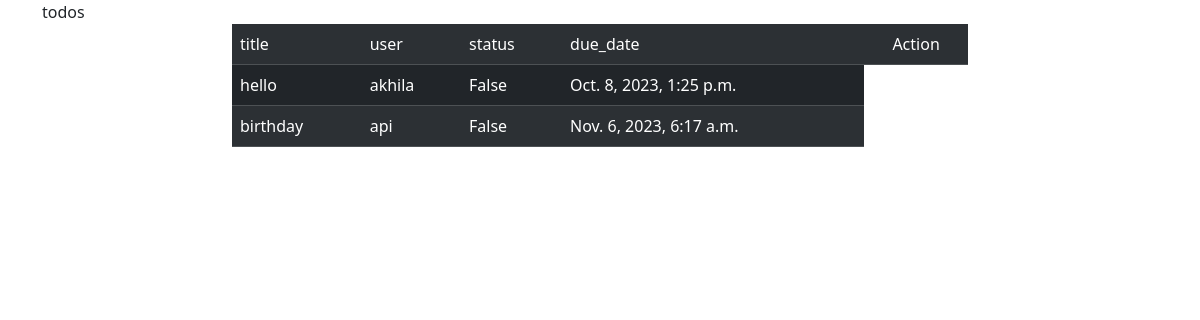
/all/ (signed in), run on the app's committed database.
### reminder/models.py (models this page shows, shortened)
class Todos(models.Model):
    title=models.CharField(max_length=100)
    created_date=models.DateTimeField(auto_now_add=True)
    status=models.BooleanField(default=False)
    user=models.ForeignKey(User,on_delete=models.CASCADE)

### reminder/views.py (the view)
# urls.py: path("all/",TodoListView.as_view(),name="todo-list"),
@method_decorator(signin_decorator,name="dispatch")
class TodoListView(ListView):
    template_name="reminder/todo_list.html"
    context_object_name="todos"
    model=Todos

### reminder/views.py (called while the page is built)
def signin_decorator(fn):
    def wrapper(request,*args,**kwargs):
        if not request.user.is_authenticated:
            messages.error(request,"invalid session")
            return redirect("signin")
        else:
            return fn(request,*args,**kwargs)
    return wrapper

### reminder/templates/reminder/todo_list.html (shortened to what this page needs)
<!DOCTYPE html>
<html lang="en">
<head>
    <link href="https://cdn.jsdelivr.net/npm/bootstrap@5.3.2/dist/css/bootstrap.min.css" rel="stylesheet">
    <link rel="stylesheet" href="https://cdnjs.cloudflare.com/ajax/libs/font-awesome/6.4.2/css/all.min.css" />
</head>
<body>
    <div class="container">
        todos
        <div class="row">
            <div class="col-2"></div>
            <div class="col-8">
                <table class="table table-striped table-dark">
                    <tr>
                        <td>title</td>
                        <td>user</td>
                        <td>status</td>
                        <td>due_date</td>
                        <td class="text-center">Action</td>
                    </tr>
                    {%for todo in todos%}
                        <tr>
                                <td>{{todo.title}}</td>
                                <td>{{todo.user}}</td>
                                <td>{{todo.status}}</td>
                                <td>{{todo.created_date}}</td>
                        </tr>
                    {%endfor%}
                </table>
            </div>
            <div class="col-2"></div>
        </div>
    </div>
</body>
</html>

### data on the page
Todos: title "hello", user "akhila", status "False", created_date "Oct. 8, 2023, 1:25 p.m."
Todos: title "birthday", user "api", status "False", created_date "Nov. 6, 2023, 6:17 a.m."
